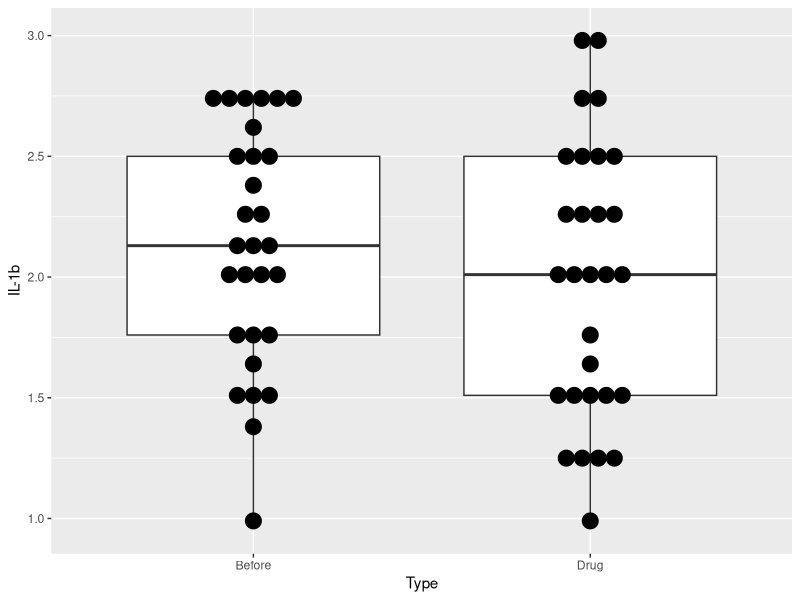

Recreate this plot in R. (Note: this script raises an error after producing the figure.)
# 针对用药前后进行细胞因子变化的显著性分析
# 先将数据变成短数据结构
library(tidyr)
library(readxl)
library(ggplot2)
mydata <- read_excel("./2-analysis/zgq_cytokins.xlsx", sheet = 2)
widedt <- mydata
longdt <- gather(widedt, cytokins, measurement, `IL-1b`:VEGF, factor_key=TRUE)

# 所有的细胞因子名字
cynames <- colnames(mydata)[8]
for (i in cynames) {
  ## 挑选细胞因子
  cydf <- dplyr::filter(longdt, grepl(i, cytokins))
  ## 把测量值变成数值型变量
  cydf$measurement <- as.numeric(cydf$measurement)
  # 会出现NA行，需要把出现NA行的患者找到
  rmpts <- cydf[complete.cases(cydf)==FALSE, ]$ID
  cydf <- dplyr::filter(cydf,  !cydf$ID %in% rmpts)
  
  ## 计算用药前后是否存在显著差异
  pre <- dplyr::filter(cydf, grepl('Before', Type))
  che <- dplyr::filter(cydf, grepl('Drug', Type))
  prev <- pre$measurement
  chev <- che$measurement
  num <- length(prev)
  if (num < 2 ) {
    cat(i, "NA", num, sep="\t", "\n")
  } else {
    pvalue <- (t.test(prev,chev, paired=T))$p.value
    cat(i, pvalue, num, sep="\t", "\n")
    
    ## 绘制用药前后某细胞因子的baxplot图
    p<- ggplot(cydf, mapping = aes(x=Type, y=measurement)) + 
      geom_boxplot() + 
      annotate(geom="text", label=pvalue, color="red") +
      ylab(i) +
      geom_dotplot(binaxis='y', stackdir='center', dotsize=1)
    print(p)
  }
}

library(ggpubr)
cydf2 <- na.omit(cydf2)
cydf2 <- subset(cydf2,Path!="NA")
p <- ggboxplot(cydf2, x = "Path", y = "measurement",
               color = "Type", palette = "jco",
               add = "jitter")
p + ylab(cydf2$cytokins[1])+ stat_compare_means(aes(group = Type), method = "t.test")


# 分面
p <- ggboxplot(cydf2, x = "Type", y = "measurement",
               color = "Type", palette = "jco",
               add = "jitter",
               facet.by = "Path", short.panel.labs = FALSE)

# Use only p.format as label. Remove method name.
p + stat_compare_means(label = "p.format")
